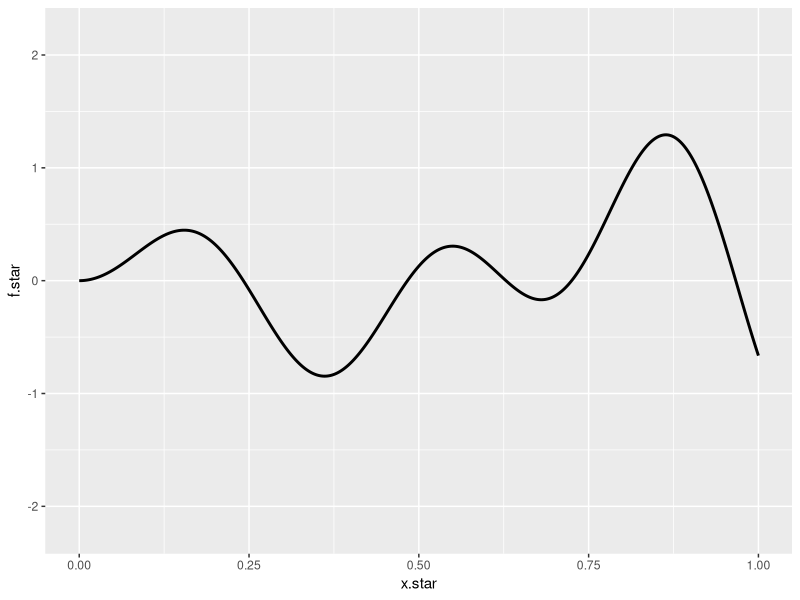
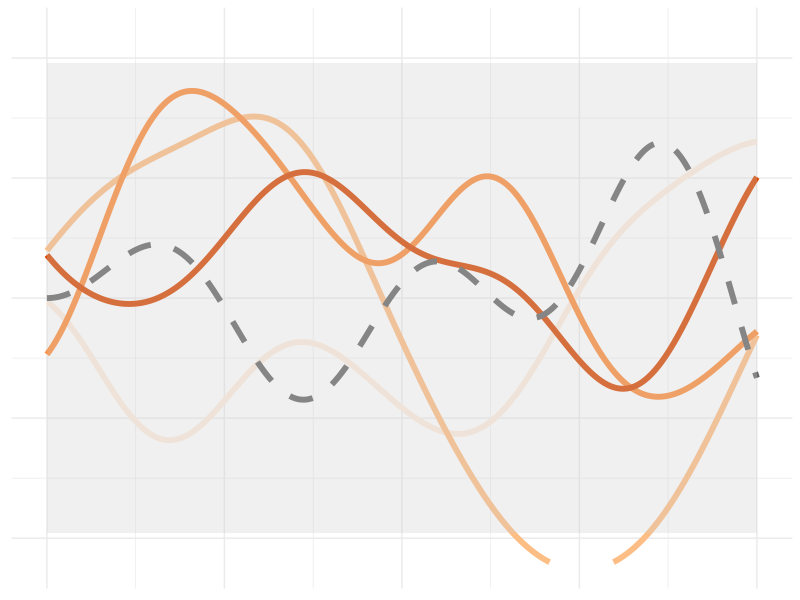

The R script that drew these images, in order: (Note: this script raises an error after producing the figures.)
# Poster, Bayesian Global Optimization code
# Adam Howes

# Libraries ---------------------------------------------------------------

library(MASS)
library(tidyverse)
library(reshape2)
library(lhs)

# Main --------------------------------------------------------------------

x.star <- seq(0, 1, by = 0.001) # Sequence of points we would like to predict

f <- function(x) {
  sin(5*x) * sin(13*x) * exp(x-0.5)
} # Define objective function

f.star <- f(x.star) # True values

# Radial basis function with adjustable parameters
rbf <- function(x1, x2, par) {
  # Define parameters
  noise <- par[1]
  length <- par[2]
  
  return(noise^2 * exp(-0.5 * ((x1 - x2)/length)^2))
} 

# Objective function plot -------------------------------------------------

# A plot of the objective function
ggplot(data = NULL, aes(x = x.star, y = f.star)) +
  geom_line(size = 1) +
  scale_y_continuous(limits = c(-2.2,2.2))

# Prior funciton plot --------------------------------------------------------------

# Covariance matrix
k.sxsx <- outer(x.star, x.star, rbf, par = c(1, 0.15))

f.star.bar <- 0 # Set the predictive mean to zero

n <- 4
values <- matrix(rep(0, n*length(x.star)), ncol = n)
for (i in 1:n) {
  values[,i] <- mvrnorm(1, rep(0, length(x.star)), k.sxsx)
}
values <- cbind(x = x.star, as.data.frame(values))
values <- melt(values, id="x")
  
ggplot() +
  geom_line(data = values, aes(x = x, y = value, group = variable, col = variable), size = 2) + 
  scale_color_brewer(palette="Oranges") +
  # The true function
  geom_line(data = NULL, aes(x = x.star, y = f.star), size = 2, col = "grey40", lty = 2) +
  # 95% Confidence interval
  geom_ribbon(data = NULL, aes(x = x.star,  
                               ymin = f.star.bar - 1.96*sqrt(diag(k.sxsx)),
                               ymax = f.star.bar + 1.96*sqrt(diag(k.sxsx))),
              fill = "grey80", alpha = 0.3) +
  scale_y_continuous(lim = c(-2.2, 2.2), name=NULL) +
  xlab("input, x") +
  guides(col = FALSE) +
  theme_minimal() +
  theme(axis.title.x=element_blank(),
        axis.text.x=element_blank(),
        axis.ticks.x=element_blank(),
        axis.text.y=element_blank())

# Get one data ------------------------------------------------------------

x <- 0.6141048
y <- f(x)

param <- c(1, 0.15)

k.xx <- outer(x, x, rbf, par = param)
k.xxs <- outer(x, x.star, rbf, par = param)
k.xsx <- outer(x.star, x, rbf, par = param)
k.xsxs <- outer(x.star, x.star, rbf, par = param)

# Conditioning on the data
f.star.bar <- k.xsx %*% solve(k.xx + sigma.n^2*diag(1, ncol(k.xx))) %*% y
cov.f.star <- k.xsxs - k.xsx %*% solve(k.xx + sigma.n^2*diag(1, ncol(k.xx))) %*% k.xxs

post.n <- 3
values <- matrix(rep(0, post.n*length(x.star)), ncol = post.n)
for (i in 1:post.n) {
  values[,i] <- mvrnorm(1, f.star.bar, cov.f.star)
}
values <- cbind(x = x.star, as.data.frame(values))
values <- melt(values, id="x")

ggplot() +
  # Samples from the posterior
  geom_line(data = values, aes(x = x, y = value, group = variable, col = variable), size = 2) + 
  # The true function
  geom_line(data = NULL, aes(x = x.star, y = f.star), size = 2, col = "grey60", lty = 2) +
  # 95% Confidence interval
  geom_ribbon(data = NULL, aes(x = x.star,  
                               ymin = f.star.bar - 2*sqrt(diag(cov.f.star)),
                               ymax = f.star.bar + 2*sqrt(diag(cov.f.star))),
              fill = "grey80", alpha = 0.3) +
  # Observations
  geom_point(data = NULL, aes(x = x, y = y), size = 4) +
  scale_y_continuous(lim = c(-2.2, 2.2), name=NULL) +
  guides(col = FALSE) +
  theme_minimal() +
  theme(axis.title.x=element_blank(),
        axis.text.x=element_blank(),
        axis.ticks.x=element_blank())

# Add data ----------------------------------------------------------------

sigma.n <- 0.05
seed.n <- 3
seed <- optimumLHS(n = seed.n, k = 1)
obs <- data.frame(x = seed,
                  y = f(seed) + rnorm(1, sd = sigma.n)
)
x <- obs$x
y <- obs$y

y

# Calculate the covariance matrices
param <- c(1, 0.15)

k.xx <- outer(x, x, rbf, par = param)
k.xxs <- outer(x, x.star, rbf, par = param)
k.xsx <- outer(x.star, x, rbf, par = param)
k.xsxs <- outer(x.star, x.star, rbf, par = param)

# Conditioning on the data
f.star.bar <- k.xsx %*% solve(k.xx + sigma.n^2*diag(1, ncol(k.xx))) %*% y
cov.f.star <- k.xsxs - k.xsx %*% solve(k.xx + sigma.n^2*diag(1, ncol(k.xx))) %*% k.xxs

post.n <- 4
values <- matrix(rep(0, post.n*length(x.star)), ncol = post.n)
for (i in 1:post.n) {
  values[,i] <- mvrnorm(1, f.star.bar, cov.f.star)
}
values <- cbind(x = x.star, as.data.frame(values))
values <- melt(values, id="x")

ggplot() +
  # Samples from the posterior
  geom_line(data = values, aes(x = x, y = value, group = variable, col = variable), size = 2) + 
  scale_color_brewer(palette="Oranges") +
  # The true function
  geom_line(data = NULL, aes(x = x.star, y = f.star), size = 2, col = "grey40", lty = 2) +
  # 95% Confidence interval
  geom_ribbon(data = NULL, aes(x = x.star,  
                               ymin = f.star.bar - 2*sqrt(diag(cov.f.star)),
                               ymax = f.star.bar + 2*sqrt(diag(cov.f.star))),
              fill = "grey80", alpha = 0.3) +
  # Observations
  geom_point(data = NULL, aes(x = obs$x, y = obs$y), size = 4) +
  # Acquisition
  geom_ribbon(data = NULL, aes(x = x.star, ymin = -2, ymax = ci2), 
              size = 2, alpha = 0.3, fill = "#0070CC") +
  # Acquistion max
  geom_point(data = NULL, aes(x = 0.323, y = -2), shape = 17, size = 6, col = 'red') +
  scale_y_continuous(lim = c(-2.2, 2.2), name=NULL) +
  guides(col = FALSE) +
  theme_minimal() +
  theme(axis.title.x=element_blank(),
        axis.text.x=element_blank(),
        axis.ticks.x=element_blank(),
        axis.text.y=element_blank())


# Acquisition function ----------------------------------------------------

y.max <- max(y)
sd.f.star <- sqrt(diag(cov.f.star))
std <- (f.star.bar - y.max)/sd.f.star

# Probability of improvment
pi <- pnorm(std)
pi2 <- pi/max(pi)

# Expected improvement
ei <- (f.star.bar - y.max) * pnorm(std) + sd.f.star * dnorm(std)
ei2 <- ei/max(ei)

# Confidence interval
ci <- f.star.bar + 1.95* sd.f.star
ci2 <- ci/max(ci) - 2
which(ci2 < -2)
ci2[687:715,] <- -2

ggplot() +
  geom_line(data = NULL, aes(x = x.star, y = ei2), linetype = "dotted", size = 2) +
  geom_line(data = NULL, aes(x = x.star, y = ci2), size = 2) +
  geom_line(data = NULL, aes(x = x.star, y = pi2), col = "green", size = 2) +
  scale_y_continuous(limits = c(-1,1)) +
  theme_minimal() +
  theme(axis.title.x=element_blank(),
        axis.title.y=element_blank(),
        axis.text.x=element_blank(),
        axis.ticks.x=element_blank())
